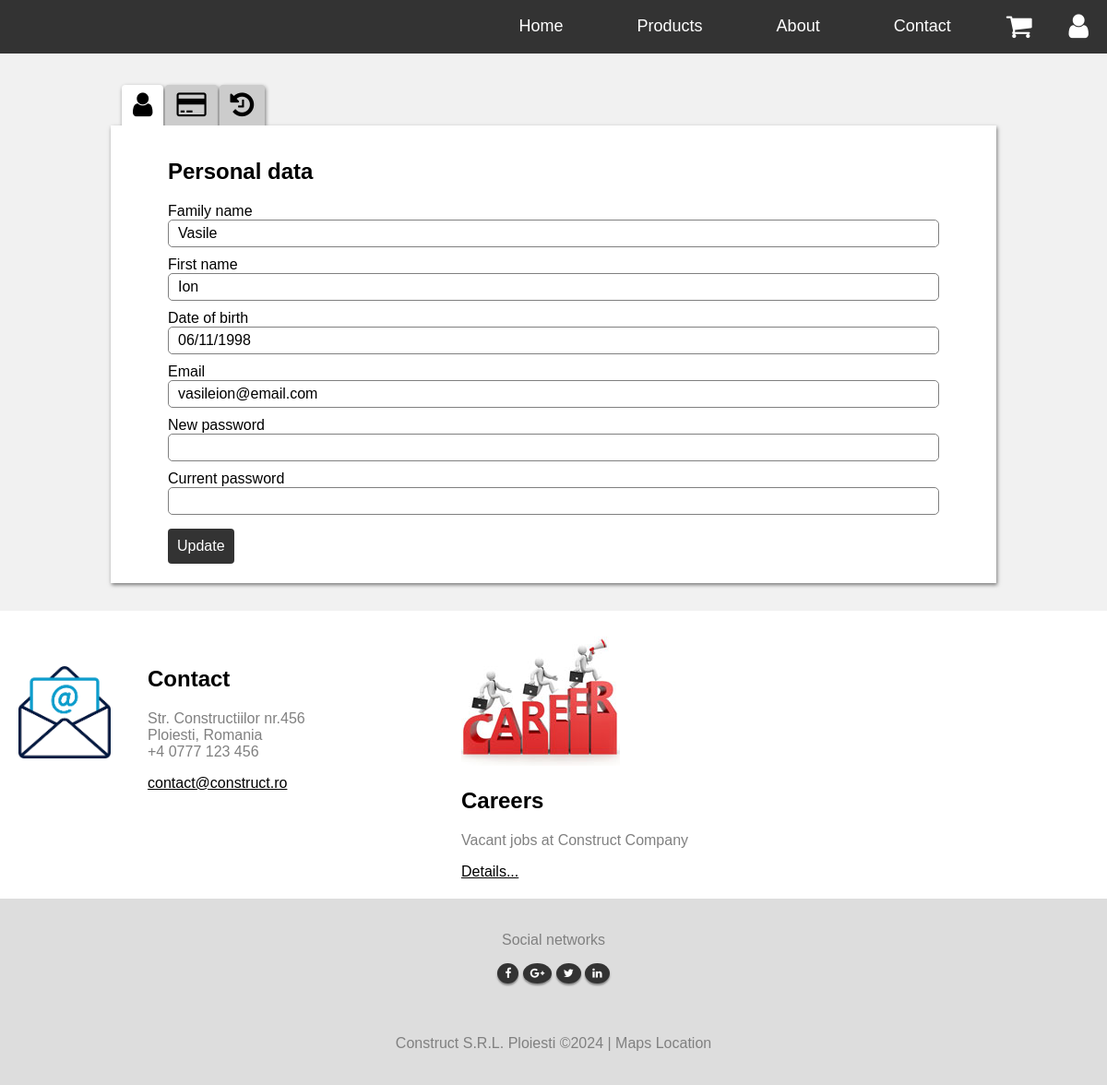
Page /html/settings.php (signed in) on the committed database.
### tables this page shows
CREATE TABLE `Customers` (
  `ID_customer` int NOT NULL,
  `Family_name` varchar(50) NOT NULL,
  `First_name` varchar(100) NOT NULL,
  `Date_of_birth` varchar(30) DEFAULT NULL,
  `Email` varchar(100) NOT NULL,
  `Cust_password` varchar(256) NOT NULL,
  `Card_number` varchar(30) DEFAULT NULL,
  `Expiring_date` varchar(30) DEFAULT NULL,
  `Country` varchar(50) DEFAULT NULL,
  `Address` varchar(200) DEFAULT NULL,
  `Postal_code` varchar(30) DEFAULT NULL
);

### www/php/server_settings.php (called while the page is built, shortened)
<?php
	$db = mysqli_connect("db","root","root","ConstructShop");
	if(isset($_SESSION['user_email'])){
		$email = $_SESSION['user_email'];
	}
	else{
		header('location: ../html/login.php');
		exit();
	}
	if(isset($_POST['settings_id_customer'])){
		$cust_id = $_POST['settings_id_customer'];
	}
	else {
		$cust_id = $_SESSION['customer_id'];
	}
	if($result = mysqli_query($db, "SELECT * FROM Customers WHERE ID_customer = '$cust_id'"))
	{
		$row = mysqli_fetch_array($result, MYSQLI_ASSOC);
		$fam_name = $row["Family_name"];
		$fst_name = $row["First_name"];
		$date_birth = $row["Date_of_birth"];
	}
	else echo "ERROR: " . mysqli_error($db);
?>

### www/html/settings.php (shortened to what this page needs)
<?php include '../php/server_settings.php'; ?>
<!DOCTYPE html>
<html>
<head>
	<link rel="stylesheet" href="https://cdnjs.cloudflare.com/ajax/libs/font-awesome/4.7.0/css/font-awesome.min.css">
	<link rel="stylesheet" href="../css/index-style.css">
	<link rel="stylesheet" href="../css/settings-style.css">
</head>
<body>
<div class="navbar">
	<a href="../index.php">Home</a>
	<a href="products.php">Products</a>
	<a href="about.php">About</a>
	<a href="contact.php">Contact</a>
	<a href="cart.php" style="padding:12px 20px; font-size:30px;"><i class="fa fa-shopping-cart"></i></a>
	<div class="dropdown">
		<button class="dropbtn"><i class="fa fa-user"></i></button>
	</div>
</div>
<div class="account-settings-row">
	<div class="account-settings-content">
		<div class="account-settings-tab">
			<button class="account-settings-tablinks" onclick="openSettings(event,'Personal')" id="defaultOpen"><i class="fa fa-user"></i></button>
			<button class="account-settings-tablinks" onclick="openSettings(event,'Payment')"><i class="fa fa-credit-card"></i></button>
			<button class="account-settings-tablinks" onclick="openSettings(event,'History')"><i class="fa fa-history"></i></button>
		</div>
		<div id="Personal" class="account-settings-tabcontent">
			<div class="tabcontent-personal">
				<h2>Personal data</h2>
				<form id="detForm" name="detailsForm" method="post" onsubmit="return validateDetailsForm()" action="settings.php">
					<div class="personal-input-group">
						<label>Family name</label>
						<input type="text" name="fam_name" value="<?php echo $fam_name; ?>" autocomplete="off" required>
					</div>
					<div class="personal-input-group">
						<label>First name</label>
						<input type="text" name="fst_name" value="<?php echo $fst_name; ?>" autocomplete="off" required>
					</div>
					<div class="personal-input-group">
						<label>Date of birth</label>
						<input type="text" name="date_birth" value="<?php echo $date_birth; ?>" autocomplete="off">
					</div>
					<div class="personal-input-group">
						<label>Email</label>
						<input type="text" name="email" value="<?php echo $email; ?>" readonly>
					</div>
					<div class="personal-input-group">
						<label>New password</label>
						<input type="password" name="new_password" autocomplete="off">
					</div>
					<div class="personal-input-group">
						<label>Current password</label>
						<input type="password" name="curr_password" autocomplete="off" required>
					</div>
					<div class="personal-input-group">
						<button type="submit" name="personal-btn" class="update-personal-btn">Update</button>
					</div>
				</form>
			</div>
		</div>
	</div>
</div>
<div class="careers-row">
	<div class="contact">
		<img align="left" src="../images/mail.png" alt="Mail">
		<h2>Contact</h2>
		<p>
			Str. Constructiilor nr.456<br>
			Ploiesti, Romania<br>
			+4 0777 123 456
		</p>
		<a href="#">contact@construct.ro</a>
	</div>
	<div class="careers">
		<img src="../images/careers.jpg" alt="Careers">
		<h2>Careers</h2>
		<p>Vacant jobs at Construct Company</p>
		<a href="careers.php">Details...</a>
	</div>
</div>
<div class="footer">
	<p>Social networks</p>
	<div class="btnNetworking">
		<button id="facebook"><i class="fa fa-facebook"></i></button>
		<button id="google"><i class="fa fa-google-plus"></i></button>
		<button id="twitter"><i class="fa fa-twitter"></i></button>
		<button id="linkedin"><i class="fa fa-linkedin"></i></button>
	</div>
	<p>Construct S.R.L. Ploiesti ©2024 | <a href="#">Maps Location</a></p>
</div>
</body>
</html>

### www/css/index-style.css (style rules this page uses)
* { box-sizing: border-box; }
body { font-family: Arial; font-size: 125%; margin: 0; }
.navbar { display: flex; justify-content: flex-end; background-color: #333; position: sticky; top: 0; z-index: 1; }
.navbar a { color: white; padding: 18px 40px; font-size: 18px; text-decoration: none; text-align: center; }
.dropdown { position: relative; text-align: center; }
.dropbtn { background-color: inherit; color: white; padding: 12px 20px; font-size: 30px; text-decoration: none; text-align: center; border: none; cursor: pointer; }
.careers-row { display: flex; flex-flow: row wrap; background-color: white; }
.contact { flex: 35%; padding: 20px; padding-top: 40px; margin-left: 5%; }
.contact img { width: 100px; height: 100px; margin-right: 40px; margin-top: 20px; margin-bottom: 60px; }
.careers { flex: 55%; padding: 20px; padding-top: 40px; padding-bottom: 40px; margin-right: 5%; }
.contact p, .careers p { color: gray; }
.contact a, .careers a { color: black; }
.footer { padding: 20px; text-align: center; background: #ddd; color: gray; }
.footer a { color: gray; text-decoration: none; }
.btnNetworking button { box-shadow: 0 2px 2px #888888; background-color: #333; color: white; padding: 4px 8px; font-size: 12px; text-decoration: none; text-align: center; border: none; border-radius: 50%; transition-duration: 0.4s; cursor: pointer; margin-bottom: 40px; }
@media screen and (max-width: 1200px) { .contact { flex: 40%; margin-left: 0%; } }
@media screen and (max-width: 1200px) { .careers { flex: 60%; padding-top: 20px; padding-bottom: 20px; margin-right: 0%; } }

### www/css/settings-style.css (style rules this page uses)
body { font-size: 100%; }
.account-settings-row { display: flex; flex-flow: row wrap; background-color: #f1f1f1; }
.account-settings-content { flex: 80%; padding: 0px; margin-top: 2.5%; margin-bottom: 2.5%; margin-left: 10%; margin-right: 10%; background-color: white; }
.account-settings-tab { overflow: hidden; background-color: #f1f1f1; padding-left: 10px; padding-top: 4px; }
.account-settings-tab button { background-color: #ccc; border: none; outline: none; float: left; margin-left: 2px; cursor: pointer; padding: 5px 12px; transition: 0.3s; font-size: 30px; box-shadow: 1px 2px 4px rgba(0, 0, 0, .5); border-radius: 4px 4px 0px 0px; }
.account-settings-tab button.active { background-color: white; }
.account-settings-tabcontent { display: none; padding: 6px 12px; border: none; box-shadow: 1px 2px 4px rgba(0, 0, 0, .5); }
.tabcontent-personal { padding: 10px 50px 10px 50px; }
.personal-input-group { margin: 0px; text-align: center; }
.personal-input-group label { display: block; text-align: left; }
.personal-input-group input { height: 30px; width: 100%; margin-bottom: 10px; padding: 5px 10px; font-size: 16px; border: 1px solid gray; border-radius: 5px; }
.update-personal-btn { display: block; margin-top: 5px; margin-bottom: 5px; padding: 10px; font-size: 16px; color: white; border: none; background: #333; border-radius: 4px; cursor: pointer; }

### rows in the picture
customers: fam_name "Vasile", fst_name "Ion", date_birth "06/11/1998"
